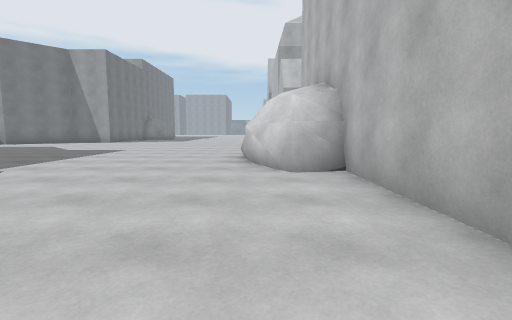
view 1 (above)

22 first-person views from a walk through a 3-D level made in the Unity game engine. The camera is 1.2 m above the floor, tilts 6° down and sees 85° across. The floor is counted in squares, 1.8 m on a side. Each view is taken from the middle of a square. On the plan, view 1 faces up. The plan holds only what a view shows up to about 9 squares ahead; the rest is blank. The place goes on beyond the plan. The player character is not drawn.

view 2
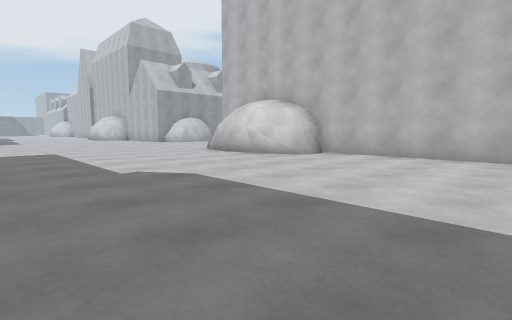

view 3
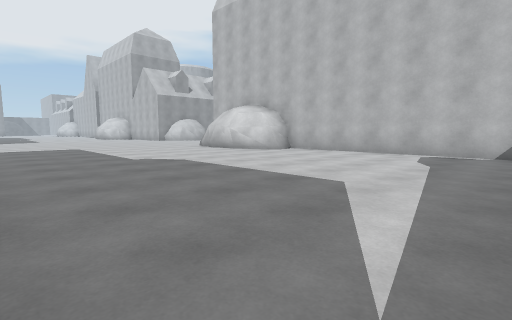

view 4
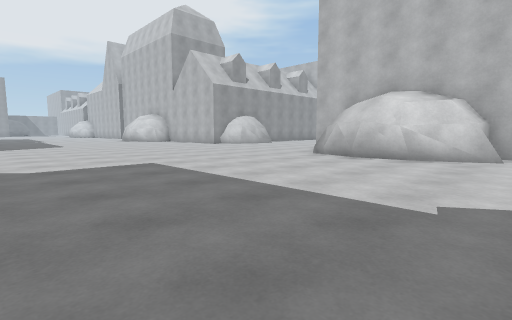

view 5
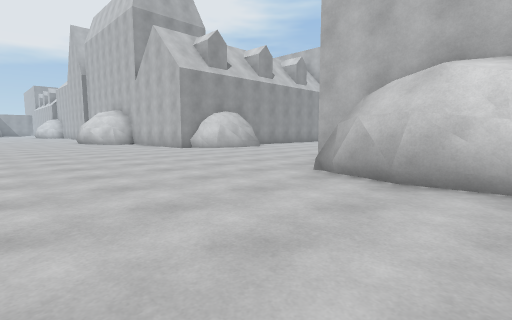

view 6
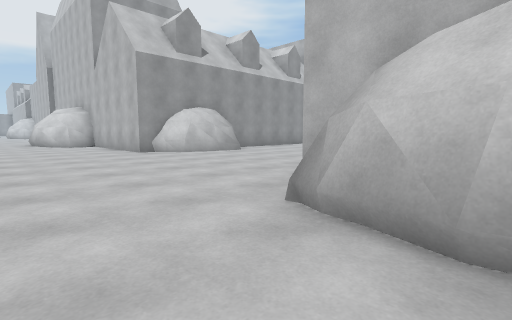

view 7
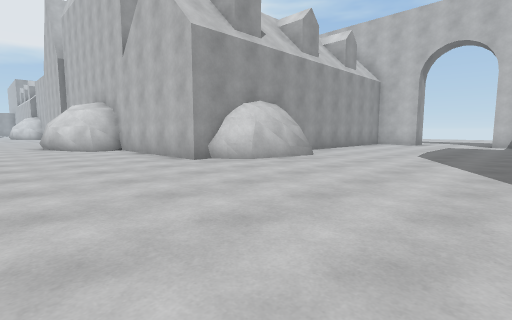

view 8
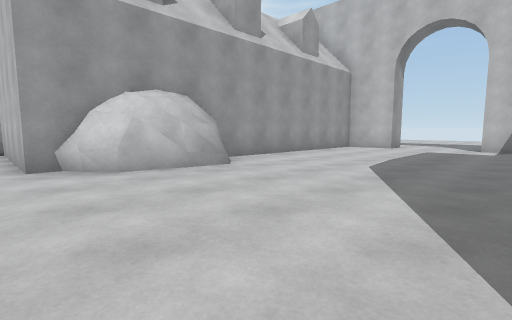

view 9
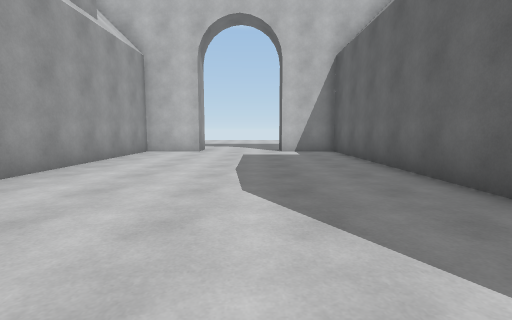

view 10
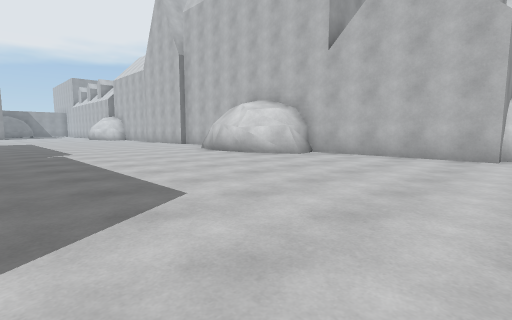

view 11
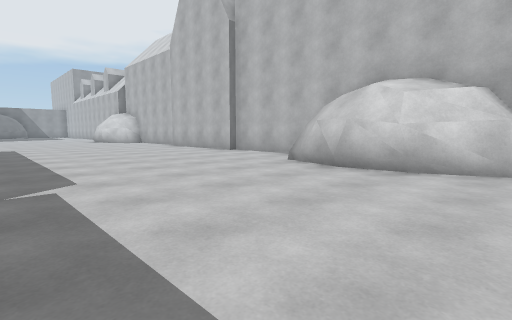

view 12
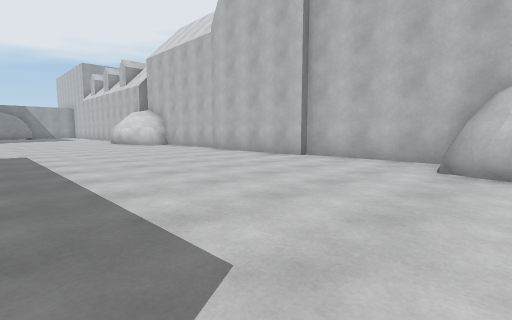

view 13
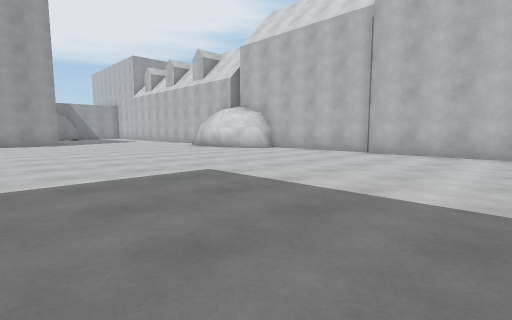

view 14
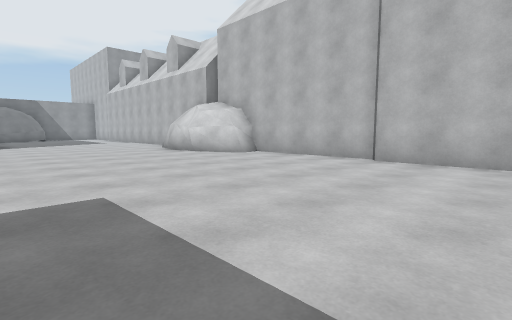

view 15
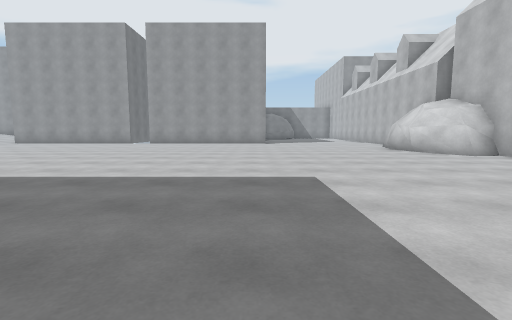

view 16
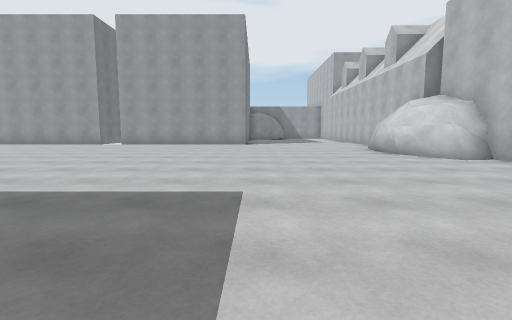

view 17
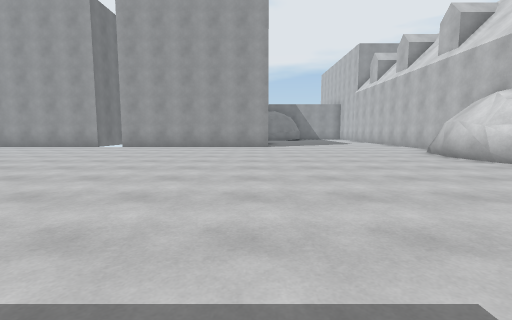

view 18
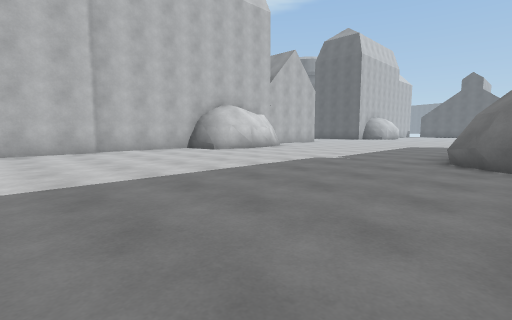

view 19
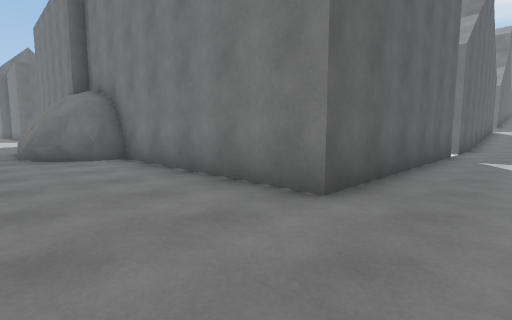

view 20
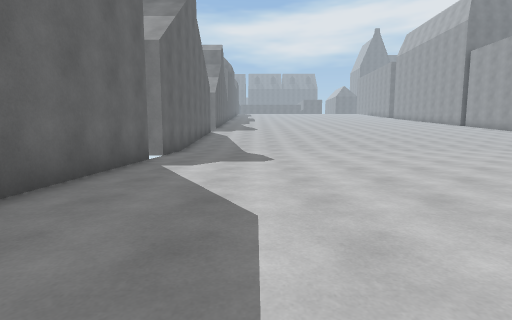

view 21
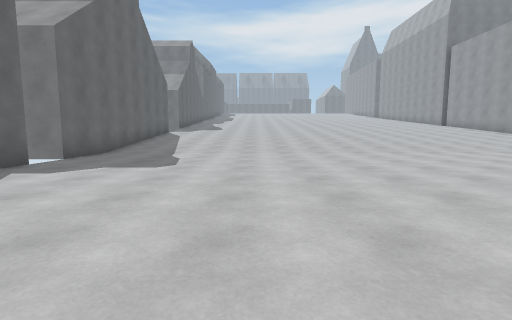

view 22
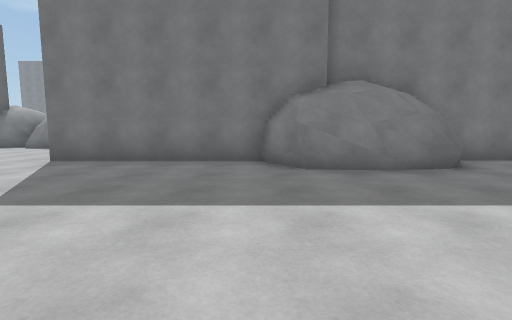

### Floor plan
Points are (right, up) in squares from view 1. A wall is a line through its corners. A room is listed if a view was taken in it or the views show most of it. See-through windows are left out.
Room 1 (views 1, 2, 3, 4, 5, 6, 7, 8, 9, 10, 11, 12, 13, 14, 15, 16, 17, 18, 19, 20, 21, 22)
walls: (-6.9, 21.3) (-7, 20.8) (-8.1, 20.1) (-8.1, 15.5); (-6.7, 22.4) (-6.8, 20.9); (-6.9, 22.3) (-6.9, 21.7); (-7.5, 23.7) (-7, 23) (-6.9, 20.8); (-7.4, 24) (-6.9, 23.4) (-6.8, 20.9); (-8.1, 23.9) (-7.4, 23.7) (-7, 23.1); (-8.6, 24.2) (-7.6, 24.2); (-0.2, 21.4) (-0.1, 22.5); (-0.2, 22.4) (0, 23.1) (0.5, 23.7); (-0.1, 23.2) (0.3, 23.8); (-0.1, 23.5) (0.2, 24.1); (1.2, 20.2) (0.5, 20.1) (-0.2, 21.3) (-0.4, 22.6) (0, 23.7) (1, 24); (1.5, 20.1) (0.7, 20.3) (-0.1, 21.6); (1.5, 23.9) (1.5, 27.5) (1.2, 27.5) (1.2, 31.5); (2.5, 15.5) (1.5, 15.5) (1.5, 20); (2.2, 15.1) (1.9, 15.6); (2.6, 14.9) (2.3, 15.2) (2.2, 15.6); (3, 14.9) (2.5, 15.2); (3.8, 14.7) (2.4, 15); (3.8, 14.5) (2.4, 14.8); (4.4, 14.8) (3.7, 14.8); (4.9, 15) (4.4, 14.6); (4.6, 14.5) (3.6, 14.6); (1.5, 31.5) (1.5, 35.7) (0.8, 35.6) (-0.1, 37); (-14.5, 29.5) (-8.5, 29.5) (-8.5, 24) (-7.9, 24) (-7.3, 23.8); (1.5, 8.9) (1.5, 9.5); (0, 8.1) (0.2, 8.7); (0, 7.9) (0.4, 8.4); (-0.2, 7) (0.1, 8.2); (-18.1, 29.5) (-15.5, 29.5); (5.6, 9.5) (12, 9.5) (12, 11.3); (-0.2, 5.9) (-0.3, 7.3); (1.5, 35.7) (0.7, 35.8); (0.8, 36) (0, 37.2); (-0.1, 36.9) (0, 37.9); (0, 36.9) (-0.2, 38.1) (0.1, 39); (1.2, 4.9) (0.8, 4.8) (-0.2, 6.3); (0.7, 4.6) (-0.2, 6.1) (-0.1, 7.1); (1.5, 4.8) (0.7, 4.9); (12, 13.8) (12, 15.5) (5, 15.5); (1.5, -1.8) (1.5, 4.7)
low walls: (-7.6, 24.2) (-6.9, 23.5); (-7.8, 24.2) (-7.4, 24); (1.5, 20) (0.6, 19.9); (2.4, 14.8) (1.8, 15.6); (2.6, 14.7) (2.2, 15.1); (-0.3, 7.3) (0, 8.3); (0.1, 36.4) (-0.1, 36.9); (0, 5.5) (-0.2, 6.1); (1.5, 4.7) (0.7, 4.6)

Positions as (right, up) in squares from view 1, and headings:
1: (0, 0), facing up
2: (-6, 0), facing up-right
3: (-7, -2), facing up-right
4: (-7, 4), facing up-right
5: (-4, 6), facing up-right
6: (-2, 7), facing up-right
7: (-2, 10), facing up-right
8: (1, 10), facing up-right
9: (3, 12), facing right
10: (-6, 15), facing up-right
11: (-5, 20), facing up-right
12: (-5, 23), facing up-right
13: (-7, 28), facing up-right
14: (-5, 29), facing up-right
15: (-5, 28), facing up
16: (-4, 29), facing up
17: (-5, 31), facing up
18: (-8, 30), facing down-right
19: (-6, 31), facing down-left
20: (-8, 32), facing left
21: (-9, 34), facing left
22: (-2, 20), facing left
